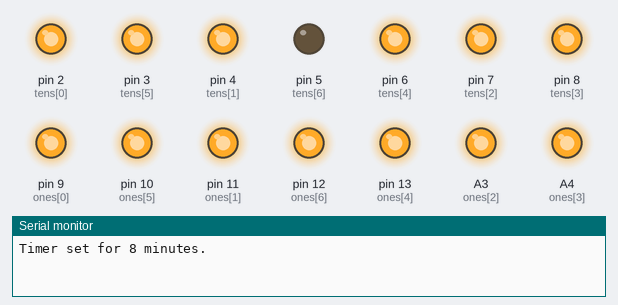
Bench run of a sketch on a simulated Arduino Uno, built with avr-gcc and run on an emulated ATmega328P. On the bench: output pins drawn as LEDs (lit = HIGH), the last lines printed to the serial monitor.

Above: at 0.1 s.
At 5.9 s:
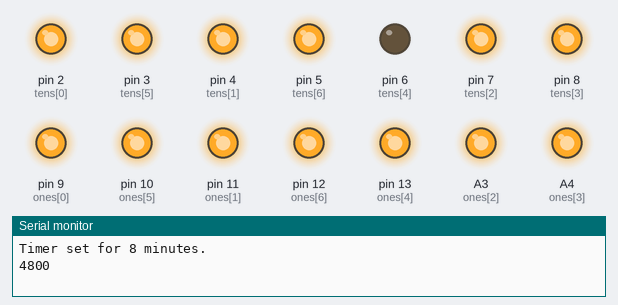
At 10.7 s:
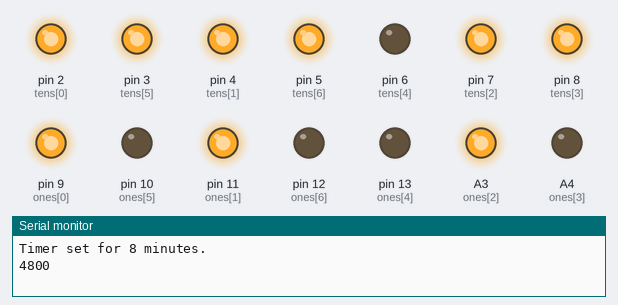
At 15.5 s:
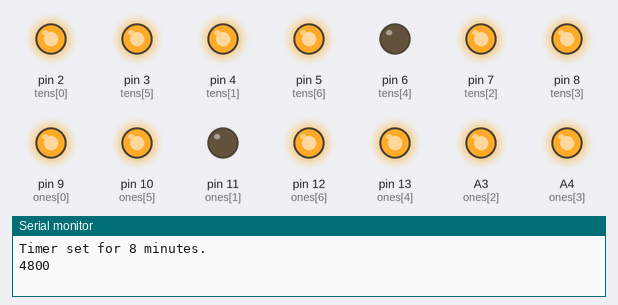
At 25.1 s:
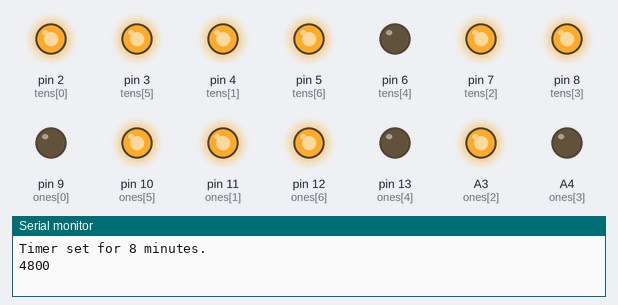
At 34.7 s:
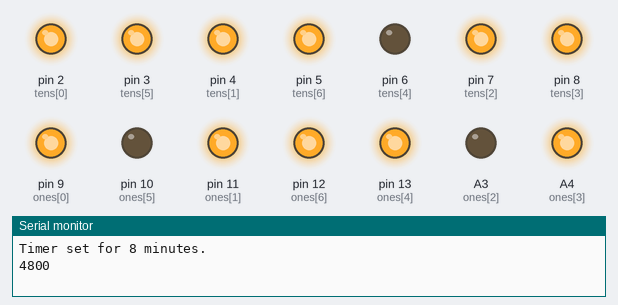
Timing chart, 0 to 40.0 s (numbered marks = the images above):
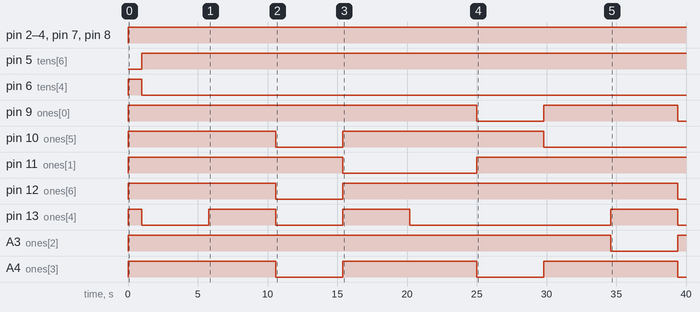

Measured:
- by itself, pin 2 (tens[0]), pin 3 (tens[5]), pin 4 (tens[1]), pin 7 (tens[2]), pin 8 (tens[3]): LOW → HIGH at 0.00 s
- by itself, pin 5 (tens[6]): LOW → HIGH at 1.0 s
- by itself, pin 6 (tens[4]): LOW → HIGH at 0.00 s, → LOW 1.0 s later
- by itself, pin 9 (ones[0]): LOW → HIGH at 0.00 s, → LOW 25.0 s later, → HIGH 4.8 s later, → LOW 9.6 s later
- by itself, pin 10 (ones[5]): LOW → HIGH at 0.00 s, → LOW 10.6 s later, → HIGH 4.8 s later, → LOW 14.4 s later
- by itself, pin 11 (ones[1]): LOW → HIGH at 0.00 s, → LOW 15.4 s later, → HIGH 9.6 s later
- by itself, pin 12 (ones[6]): LOW → HIGH at 0.00 s, → LOW 10.6 s later, → HIGH 4.8 s later, → LOW 24.0 s later
- by itself, pin 13 (ones[4]): LOW → HIGH at 0.00 s, → LOW 1.0 s later, → HIGH 4.8 s later, → LOW 4.8 s later, … (8 changes in this stretch)

The sketch:

Alarm_Clock.ino
```cpp
#include "SevenSegment.h"

int ones[7] = {9, 11, A3, A4, 13, 10, 12};
int tens[7] = {2, 4, 7, 8, 6, 3, 5};
int buzzPin = A1;
int knobPin = A0;

void prepare(int num)
{
  if (num < 0)
  {
    clearDisplay(tens);
    clearDisplay(ones);
    return;
  }
  int T = num / 10;
  int O = num % 10;
  displayNumber(T, tens);
  displayNumber(O, ones);
}

void setup()
{
  for (int i = 0; i < 7; i++)
  {
    pinMode(ones[i], OUTPUT);
    pinMode(tens[i], OUTPUT);
  }
  pinMode(buzzPin, OUTPUT);
  pinMode(knobPin, INPUT);
  Serial.begin(9600);

  int interval = analogRead(knobPin);
  int minutes = int(map(interval, 0, 1023, 1, 15));
  Serial.print("Timer set for ");
  Serial.print(minutes);
  Serial.print(" minutes.\n");

  prepare(minutes);
  delay(1000);
  prepare(-1); // clrscr

  int ticks = minutes * 60 * 1000 / 100;
  Serial.println(ticks);

  int num = 100;
  while (num > 0)
  {
    num -= 1;
    prepare(num);
    delay(ticks);
  }
  // prepare(-1);
  digitalWrite(buzzPin, HIGH);
  delay(3000);
  digitalWrite(buzzPin, LOW);
}

void loop()
{
  digitalWrite(buzzPin, HIGH);
  delay(3000);
  digitalWrite(buzzPin, LOW);
}
```
